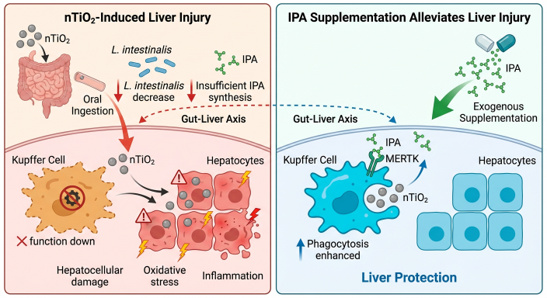
#> input picture tests/fixtures/infer_images/val_00621.jpg, 547 x 298 px
$ python -i filter_detection_distillation_candidates.py   (imports and definitions only)
#> lines starting #> are read from the running program, lines starting #| are printed output that depends on the picture
#!/usr/bin/env python3
from __future__ import annotations

import argparse
from collections import defaultdict
from concurrent.futures import ThreadPoolExecutor
import json
import math
from pathlib import Path
from typing import Any

import numpy as np
from PIL import Image
from safetensors import safe_open


def _dct_matrix(size: int) -> np.ndarray:
    x = np.arange(size, dtype=np.float64)
    k = x[:, None]
    matrix = np.cos(np.pi * (2 * x + 1) * k / (2 * size))
    matrix[0] *= 1 / np.sqrt(2)
    return matrix * np.sqrt(2 / size)


DCT32 = _dct_matrix(32)
IMAGE_SUFFIXES = frozenset({".png", ".jpg", ".jpeg", ".webp"})


def _bits(values: np.ndarray) -> int:
    output = 0
    for bit in values.reshape(-1):
        output = (output << 1) | int(bool(bit))
    return output


def _hashes(path: Path) -> tuple[int, int, int]:
    with Image.open(path) as image:
#> image is the input picture: PIL image 547x298 RGB; mean R, G, B 217.7, 216.7, 213.1
        image.load()
        gray32 = np.asarray(image.convert("L").resize((32, 32), Image.Resampling.LANCZOS), dtype=np.float64)
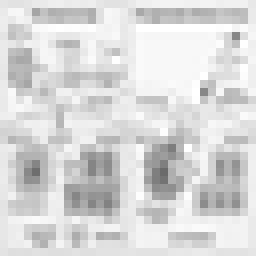
#> gray32: shape (32, 32) float64 (shown 8 times larger); min 106, max 255, mean 216.5
        low = (DCT32 @ gray32 @ DCT32.T)[:8, :8]
        phash = _bits(low >= np.median(low.reshape(-1)[1:]))
#> the loop in _bits, `for bit in values.reshape(-1):` made 64 passes
#> (bit, output) on passes 2 to 13: (False, 2), (True, 5), (True, 11), (True, 23), (False, 46), (False, 92), (True, 185), (True, 371), (False, 742), (False, 1484), (False, 2968), (False, 5936)
#> output on pass 1: 1
#> after the loop in _bits, `for bit in values.reshape(-1):`: output = 13368542336527249153
#> phash = 13368542336527249153
        gray8 = np.asarray(image.convert("L").resize((8, 8), Image.Resampling.LANCZOS), dtype=np.float64)
        ahash = _bits(gray8 >= gray8.mean())
#> the loop in _bits (call 2), `for bit in values.reshape(-1):` made 64 passes
#> (bit, output) on passes 2 to 13: (False, 2), (False, 4), (True, 9), (True, 19), (False, 38), (True, 77), (True, 155), (False, 310), (True, 621), (True, 1243), (True, 2487), (True, 4975)
#> ahash = 11204691985845764287
        current = gray32
        for _ in range(2):
            current = (current[0::2, 0::2] + current[1::2, 0::2] + current[0::2, 1::2] + current[1::2, 1::2]) / 4.0
        whash = _bits(current >= np.median(current))
#> whash = 11204691710967858319
    return phash, ahash, whash


def _resolve_image(row: dict[str, Any], jsonl: Path) -> Path:
    path = Path(row["image_path"])
    return path.resolve() if path.is_absolute() else (jsonl.parent / path).resolve()


# [47 lines left out: functions _iou, _rule_reason, not called in this run]


class _DSU:
    def __init__(self, size: int):
        self.parent = list(range(size))

    # [142 lines left out: functions find, union, _mean_nll, main, not called in this run]


# [2 lines not run here, left out]

>>> result = _hashes('../../tests/fixtures/infer_images/val_00621.jpg')
#> result = (13368542336527249153, 11204691985845764287, 11204691710967858319)
